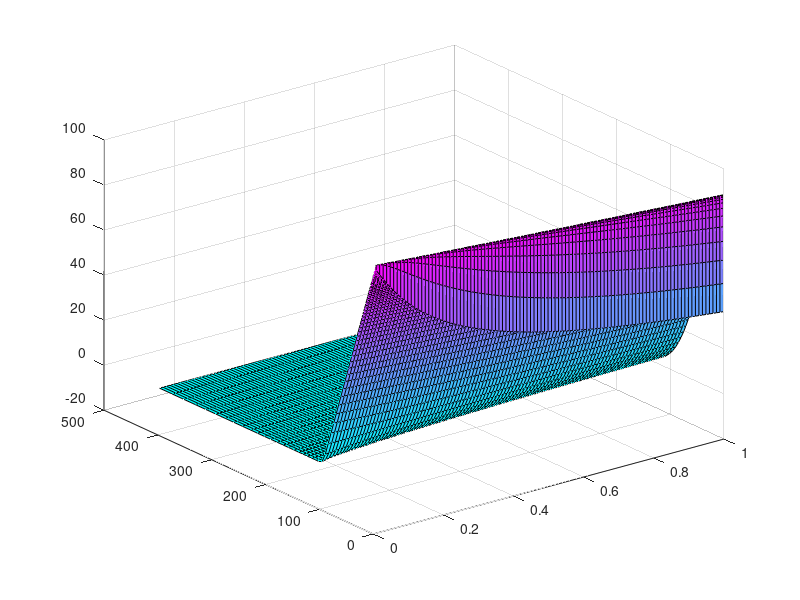

Write MATLAB code to recreate this figure.
clc;close all; clear all;
X = 100; r = 0.1; sigma = 0.30;
T = 1;
N = 101;
M = 100;
y = linspace(0,6,N);
S = exp(y);
dt = T/M;
dy = y(2)-y(1);
c = 8;
[call, put] = blsprice(S,X,r,T,sigma);
for j = 1:N
    y(j) = (j-1)*dy;
end
phi = zeros(N,N);
for i = 1:N
    for j = 1:N
        phi(i,j) = exp(-(c*(y(i)-y(j)))^2);
    end
end
Ly =  zeros(N,N);
Lyy =  zeros(N,N);
L = phi;
for i = 1:N
    for j = 1:N
        Ly(i,j) = -2*c^2*(y(i)-y(j))*phi(i,j);
    end
end
for i = 1:N
    for j = 1:N
        Lyy(i,j) = (2*c^2*phi(i,j))*(2*c*c*(y(i)-y(j))^2 - 1);
    end
end
P=r*(eye(N))-(0.5*sigma^2)*(pinv(L)*Lyy)-(r-(0.5*sigma^2))*(pinv(L)*Ly);
Uo = max(X-S,0);
%alphao = zeros(N,1);
alphao = pinv(L)*Uo';
alpha = zeros(N,1);
Unn = zeros(N,M);
t = (1:M)*dt;
%Unn(1,:) = X*exp(-r*t);
for n = 1:M
    F1 = -dt*P*alphao;
    F2 = -dt*P*(alphao + 0.5*F1);
    F3 = -dt*P*(alphao + 0.5*F2);
    F4 = -dt*P*(alphao + F3);
    alpha = alphao + (F1 + 2*F2 + 2*F3 + F4)/6;
    Un = L*alpha;
    Unn(1,n) = X*exp(-r*n*dt);
    for j=1:N
        Unn(j,n)=Un(j);
    end
    alpha = pinv(L)*Un;
    alphao = alpha;
end
% figure(1)
% plot(S,Uo)
% hold on
% plot(S,Unn(:,1),':r','linewidth',1)
% hold on
% plot(S,Unn(:,round(M/2)),'--r','linewidth',1)
% hold on
% plot(S,Unn(:,M),'-r','linewidth',1)
% hold off
% xlabel('Stock price S')
% ylabel('Option value')
% 
% legend('Option value at t = 0','Option value at t = 0.25','Option value at t = 0.5')
figure(2)
surf(t,S,Unn)
colormap cool;